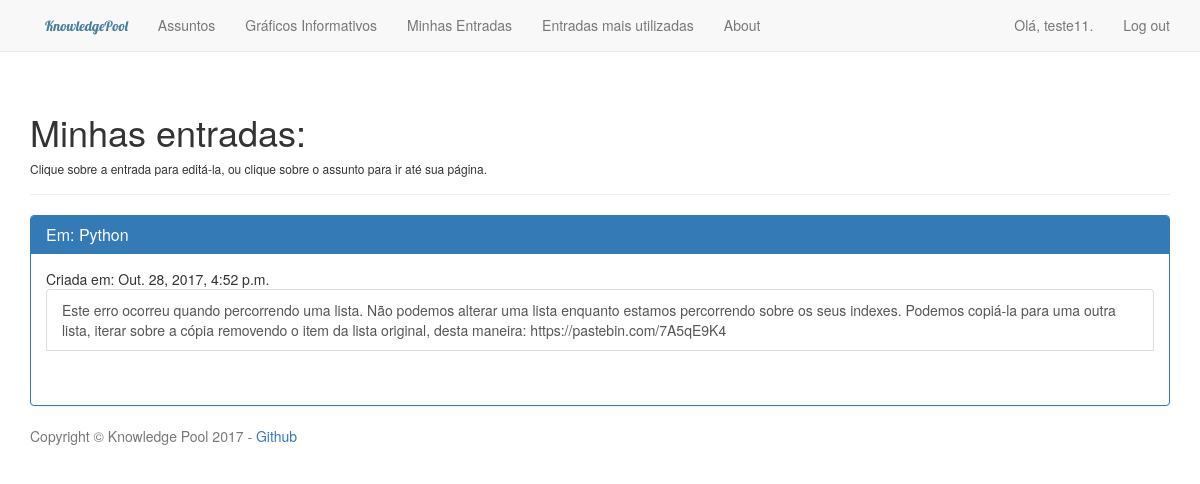
Screenshot of /minhas_entradas/8/ (signed in) with the database file from the repository.
### knowledge_pool/models.py (models this page shows, shortened)
class Assunto(models.Model):
    titulo = models.CharField(max_length=200)
    descricao = models.TextField()
    data_criacao = models.DateTimeField(auto_now_add=True)
    dono = models.ForeignKey(User)
    qnt_entradas = models.IntegerField(default=0)

class Entrada(models.Model):
    assunto = models.ForeignKey(Assunto)
    ticket_associado = models.CharField(max_length=50, blank=True)
    texto = models.TextField()
    data_criacao = models.DateTimeField(auto_now_add=True)
    dono = models.ForeignKey(User)
    qtd_utilizacoes = models.IntegerField(default=0)

### knowledge_pool/views.py (the view)
# urls.py: url(r'^minhas_entradas/(?P<user_id>\d+)/$',
@login_required
def minhas_entradas(request, user_id):
    user = User.objects.get(id=user_id)
    entradas = user.entrada_set.all()
    assuntos_all = [obj.assunto for obj in entradas]
    assuntos = []
    for assunto in assuntos_all:
        if assunto not in assuntos:
            assuntos.append(assunto)
    contexto = {"user": user,
                "entradas": entradas,
                "assuntos": assuntos}
    return render(request, 'knowledge_pool/minhas_entradas.html', contexto)

### knowledge_pool/templates/knowledge_pool/minhas_entradas.html
{% extends 'knowledge_pool/base.html' %} {% block header %}
<h1>Minhas entradas:</h1>
<h6>
    Clique sobre a entrada para editá-la, ou clique sobre o assunto para ir até sua página.
</h6>
{% endblock header %} {% block content %} {% for assunto in assuntos %}
<div class="panel panel-default, panel panel-primary">
    <div class="panel-heading">
        <h3 class="panel-title">
            Em:
            <a href="{% url 'knowledge_pool:assunto' assunto.id %}">{{ assunto.titulo }}</a>
        </h3>
    </div>
    <div class="panel-body">
        <div class="list-group">
            {% for entrada in entradas %}
                {% if entrada.assunto == assunto %} Criada em: {{ entrada.data_criacao }}
                <a href="{% url 'knowledge_pool:editar_entrada' entrada.id %}" class="list-group-item">
                    {{ entrada.texto }}
                </a>
                <br/>
                {% endif %}
            {% endfor %}
        </div>
    </div>
</div>
{% endfor %} {% endblock content %}

### knowledge_pool/templates/knowledge_pool/base.html (shortened to what this page needs)
{% load bootstrap3 %} {% load static %} {% load staticfiles %}
<!DOCTYPE html>
<html lang="en">
<head>
    <link rel="stylesheet" href="{% static 'knowledge_pool/css/bootstrap.min.css' %}">
    <link rel="stylesheet" href="{% static 'knowledge_pool/css/knowledge_pool.css' %}">
     {% bootstrap_css %} {% bootstrap_javascript %} {% block header-links %} {% endblock header-links %}
</head>
<body>
    <nav class="navbar navbar-default navbar-static-top">
        <div class="container">
            <div class="navbar-header">
                <a class="main-title" href="{% url 'knowledge_pool:index' %}">
                    KnowledgePool
                </a>
            </div>
            <div id="navbar" class="navbar-collapse collapse">
                <ul class="nav navbar-nav">
                    <li>
                        <a href="{% url 'knowledge_pool:assuntos' %}">Assuntos</a>
                    </li>
                    {% if user.is_authenticated %}
                    <li>
                        <a href="{% url 'knowledge_pool:graficos' %}">Gráficos Informativos</a>
                    </li>
                    <li>
                        <a href="{% url 'knowledge_pool:minhas_entradas' user.id %}">Minhas Entradas</a>
                    </li>
                    <li>
                        <a href="{% url 'knowledge_pool:entradas_utilizadas' %}">Entradas mais utilizadas</a>
                    </li>
                    <li>
                        <a href="{% url 'knowledge_pool:about' %}">About</a>
                    </li>
                    {% endif %}
                </ul>
                <ul class="nav navbar-nav navbar-right">
                    {% if user.is_authenticated %}
                    <li>
                        <a>Olá, {{ user.username }}.</a>
                    </li>
                    <li>
                        <a href="{% url 'users:logout' %}">Log out</a>
                    </li>
                    {% endif %}
                </ul>
            </div>
        </div>
    </nav>
    <div class="container">
        <div class="page-header">
            {% block header %} {% endblock header %}
        </div>
        <div>
            {% block content %} {% endblock content %}
        </div>
    </div>
    <footer class="footer">
        <div class="container">
            <p class="text-muted">
                Copyright &copy; Knowledge Pool 2017 -
                <a href="https://github.com/tv-nieri/knowledge_pool">Github</a>
            </p>
        </div>
    </footer>
</body>
</html>

### rows the page displays
Assunto: titulo "Python"
Entrada: data_criacao "Out. 28, 2017, 4:52 p.m.", texto "Este erro ocorreu quando percorrendo uma lista. Não podemos alterar uma lista enquanto estamos percorrendo sobre os seus indexes. Podemos copiá-la para uma outra lista, iterar sobre a cópia removendo o item da lista original, desta maneira: https://pastebin.com/7A5qE9K4"

### other values shown
{{ user.username }} "teste11"
